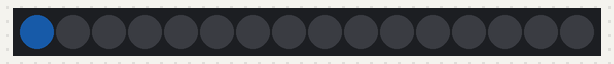
Bench run of a sketch on a simulated Arduino Uno, built with avr-gcc and run on an emulated ATmega328P. On the bench: 16 RGB LEDs in strip order, left to right. Dim RGB values are drawn brighter than linear.

Above: at 0.15 s.
At 0.55 s:
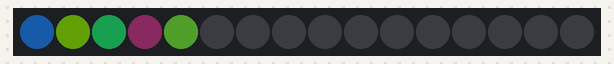
At 0.96 s:
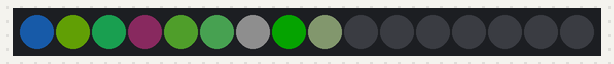
At 1.7 s:
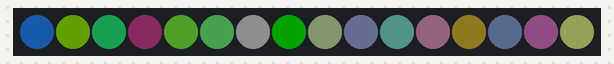

The sketch:

WGP-static.ino
```cpp
// RGBW (Red Green Blue White Neo-Pixel starter code
// 16 LEDS with no loop inside of void loop()
// CW Coleman 170413

#include <Adafruit_NeoPixel.h>
#ifdef __AVR__
  #include <avr/power.h>
#endif

#define PIN 6

#define NUM_LEDS 16

#define BRIGHTNESS 50

Adafruit_NeoPixel strip = Adafruit_NeoPixel(NUM_LEDS, PIN, NEO_GRBW + NEO_KHZ800);


void setup() {
  Serial.begin(115200);
  strip.setBrightness(BRIGHTNESS);
  strip.begin();
  strip.show(); // Initialize all pixels to 'off'
}

// Initialize some variables for the void loop()
int led, red, green, blue, white;
int wait = 100;

void loop() {

  led = 0; red = 25; green = 106; blue = 208; white = 15;
  strip.setPixelColor(led, red, green , blue, white);
  delay(wait);
  strip.show();

  led = 1; red = 100; green = 160; blue = 8; white = 0;
  strip.setPixelColor(led, red, green , blue, white);
  delay(wait);
  strip.show();

  led = 2; red = 25; green = 160; blue = 80; white = 10;
  strip.setPixelColor(led, red, green , blue, white);
  delay(wait);
  strip.show();

  led = 3; red = 55; green = 16; blue = 38; white = 1;
  strip.setPixelColor(led, red, green , blue, white);
  delay(wait);
  strip.show();

  led = 4; red = 65; green = 136; blue = 28; white = 19;
  strip.setPixelColor(led, red, green , blue, white);
  delay(wait);
   strip.show();

  led = 5; red = 73; green = 169; blue = 81; white = 10;
  strip.setPixelColor(led, red, green , blue, white);
  delay(wait);
   strip.show();

  led = 6; red = 69; green = 69; blue = 69; white = 10;
  strip.setPixelColor(led, red, green , blue, white);
  delay(wait);
   strip.show();

    led = 7; red = 10; green = 183; blue = 2; white = 3;
  strip.setPixelColor(led, red, green , blue, white);
  delay(wait);
   strip.show();

    led = 8; red = 37; green = 54; blue = 25; white = 65;
  strip.setPixelColor(led, red, green , blue, white);
  delay(wait);
   strip.show();

    led = 9; red = 54; green = 59; blue = 82; white = 20;
  strip.setPixelColor(led, red, green , blue, white);
  delay(wait);
   strip.show();

    led = 10; red = 42; green = 83; blue = 77; white = 13;
  strip.setPixelColor(led, red, green , blue, white);
  delay(wait);
   strip.show();

    led = 11; red = 85; green = 47; blue = 69; white = 24;
  strip.setPixelColor(led, red, green , blue, white);
  delay(wait);
   strip.show();

    led = 12; red = 73; green = 61; blue = 19; white = 0;
  strip.setPixelColor(led, red, green , blue, white);
  delay(wait);
   strip.show();

    led = 13; red = 38; green = 49; blue = 70; white = 14;
  strip.setPixelColor(led, red, green , blue, white);
  delay(wait);
   strip.show();

   led = 14; red = 67; green = 34; blue = 63; white = 12;
  strip.setPixelColor(led, red, green , blue, white);
  delay(wait);
   strip.show();

  led = 15; red = 154; green = 165; blue = 87; white = 10;
  strip.setPixelColor(led, red, green , blue, white);
  delay(wait);
  strip.show();


}
```
